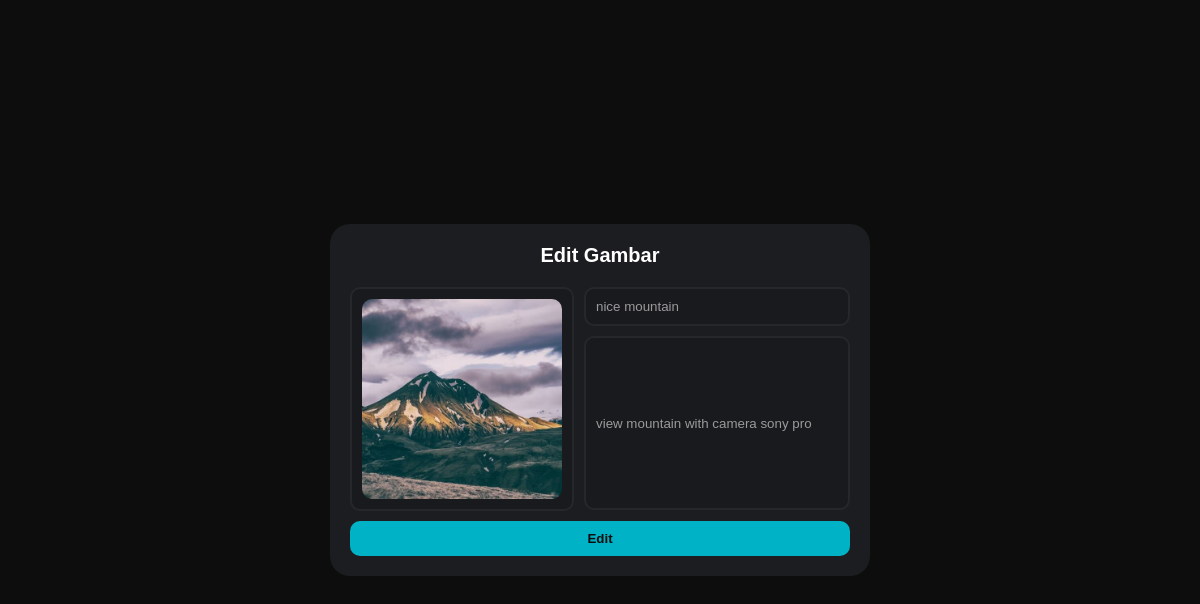
/edit.php?id=32 (signed in), run on the app's committed database.
### tables this page shows
CREATE TABLE `foto` (
  `foto_id` int(11) NOT NULL,
  `judul_foto` varchar(255) NOT NULL,
  `deskripsi_foto` text NOT NULL,
  `tanggal_unggah` date NOT NULL DEFAULT current_timestamp(),
  `lokasi_file` varchar(255) NOT NULL,
  `user_id` int(11) NOT NULL
);

### function.php (called while the page is built, shortened)
<?php
$conn = mysqli_connect("localhost", "root", "", "ujikom_frel");
function query($query) {
	global $conn;
	$result = mysqli_query($conn, $query);
	$rows = [];
	while( $row = mysqli_fetch_assoc($result) ) {
		$rows[] = $row;
	}
	return $rows;
}
?>

### edit.php (the view, shortened to what this page needs)
<?php
require 'function.php';
$foto_id = $_GET["id"];
$foto = query("SELECT * FROM foto WHERE foto_id = $foto_id")[0];
?>
<!DOCTYPE html>
<html lang="en">
<head>
    <link rel="stylesheet" href="style.css">
</head>
<body>
    <div class="bgbgform">
        <div class="bgformupload">
            <div class="titleform">
                <label for="Upload Gambar">Edit Gambar</label>
            </div>
            <form action="" method="post" enctype="multipart/form-data">
                <div class="flex12">
                    <label for="input-file" id="drop-area">
                        <div id="img-view-edit" >
                            <img src="img/<?= $foto["lokasi_file"]; ?>" alt="<?= $foto["judul_foto"]; ?>">
                        </div>
                    </label>
                    <div class="gridinput">
                        <div class="inputtambah1">
                            <input type="text" name="judul_foto" placeholder="Judul" value="<?= $foto["judul_foto"]; ?>">
                        </div>
                        <div class="inputtambah2">
                            <input type="text" name="deskripsi_foto" placeholder="Deskripsi" value="<?= $foto["deskripsi_foto"]; ?>">
                        </div>
                    </div>
                </div>
                    <button type="submit" name="submit">Edit</button>
            </form>
        </div>
    </div>
</body>
</html>

### style.css (style rules this page uses)
html { scroll-behavior: smooth; }
body { margin: auto; padding-right: 100px; padding-left: 100px; font-family: "Catamaran", sans-serif; background-color: #0d0d0d; }
.titleform label { font-weight: 700; font-size: 20px; color: #ffffff; }
.bgbgform { width: 100%; min-height: 100vh; display: flex; align-items: center; justify-content: center; }
.bgformupload { text-align: center; padding: 20px; border-radius: 20px; background-color: #1C1D21; width: 500px; }
.bgformupload form { margin-top: 20px; }
#drop-area { width: 200px; height: 200px; padding: 10px; background: #191A1D; text-align: center; border-radius: 10px; border: #26272A 2px solid; cursor: pointer; }
#img-view-edit img { width: 100%; height: 200px; border-radius: 10px; object-fit: cover; }
.inputtambah1 { margin-bottom: 10px; }
.inputtambah2 input { height: 150px; resize: vertical; }
.bgformupload form input { background-color: #191A1D; padding: 10px; width: 242px; border: #26272A 2px solid; border-radius: 10px; color: #9B9B9B; }
.flex12 { display: flex; }
.gridinput { margin-left: 10px; }
.bgformupload form button { font-weight: bold; margin-top: 10px; width: 100%; background-color: #00B2C6; color: #0d0d0d; padding: 10px; border-radius: 10px; border: none; transition: all 0.1s ease-in-out; cursor: pointer; font-weight: 900; }

### data on the page
foto: lokasi_file (picture), judul_foto "nice mountain", deskripsi_foto "view mountain with camera sony pro"
